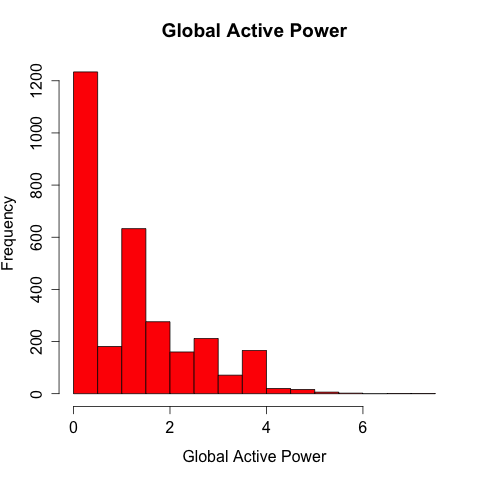

The script that saved this image:
library("datasets")
source("readDataSet.R")

DT <- readDataSet()
hist(DT$global_active_power,col="red",xlab="Global Active Power",main="Global Active Power")
dev.copy(png,file="plot1.png",width=480,height=480)
dev.off()
